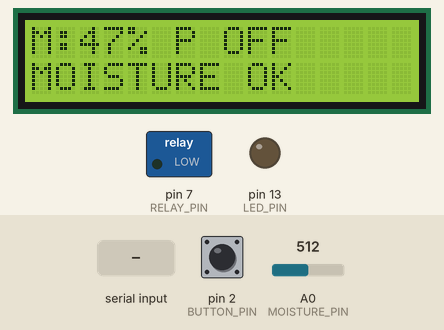
This sketch was run on a simulated Arduino Uno, built with avr-gcc and run on an emulated ATmega328P. On the bench: 16×2 character LCD, switched loads named in the sketch (green lamp = pin HIGH), output pins drawn as LEDs (lit = HIGH). The inputs (shaded band) are chosen by the test bench; at power-on: A0 (MOISTURE_PIN) = 512, pin 2 (BUTTON_PIN) HIGH. What the sketch prints to the serial monitor is not drawn.

Above: at 5.0 s.
5.1 s: "THRESHOLD:90\n" received over Serial
At 6.6 s:
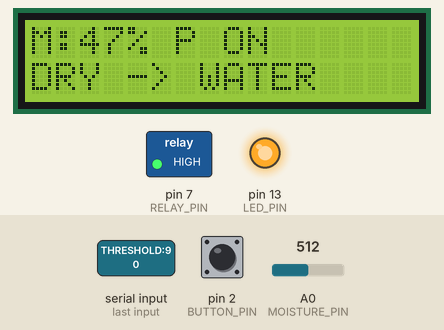
7.7 s: A0 (MOISTURE_PIN) set to 458
At 9.4 s:
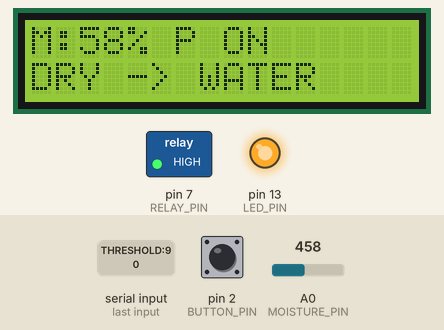
9.7 s: A0 (MOISTURE_PIN) set to 440
At 10.9 s:
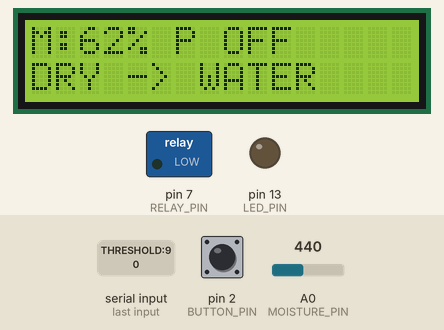
11.7 s: "THRESHOLD:\n" received over Serial
At 13.8 s:
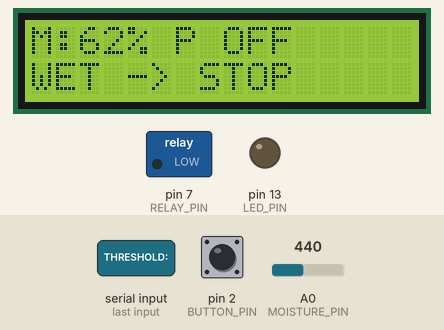
14.2 s: "PUMP_ON\n" received over Serial
At 14.7 s:
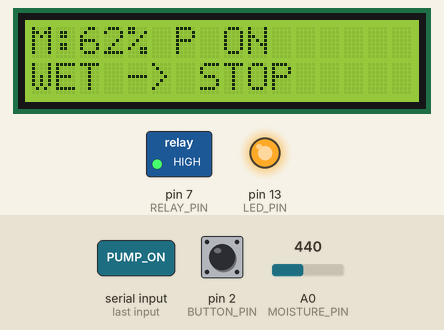
16.3 s: "SCREEN_STATS\n" received over Serial
At 16.9 s:
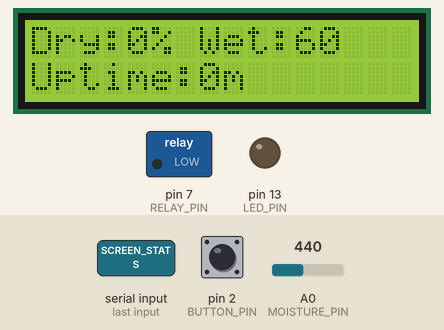
Timing chart, 0 to 19.3 s (numbered marks = the images above; inputs shaded):
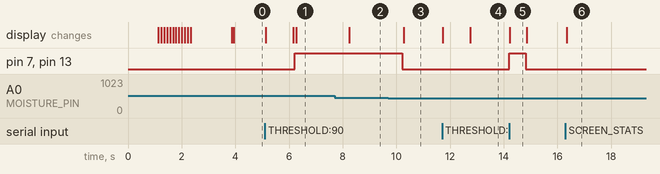

Measured:
- the behaviour switches between 451 and 450 on A0 (MOISTURE_PIN) (found by bisection; images 2 and 3)
- after the input at 5.1 s, pin 7 (RELAY_PIN), pin 13 (LED_PIN): LOW → HIGH after 1.1 s; the display: first changes at once (image 1 shows a later state)
- after the input at 7.7 s, the display: changes after 0.54 s (image 2)
- after the input at 9.7 s, pin 7 (RELAY_PIN), pin 13 (LED_PIN): HIGH → LOW after 0.51 s; the display: changes after 0.57 s (image 3)
- after the input at 11.7 s, the display: first changes at once (image 4 shows a later state)
- after the input at 14.2 s, pin 7 (RELAY_PIN), pin 13 (LED_PIN): LOW → HIGH at once, → LOW 0.60 s later; the display: changes at once (image 5)
- after the input at 16.3 s, the display: changes at once (image 6)

The sketch:

agroguard_irrigation.ino
```cpp
#include <Wire.h>
#include <LiquidCrystal_I2C.h>

LiquidCrystal_I2C lcd(0x27, 16, 2);  // try 0x3F if 0x27 fails

// Pin definitions
const int MOISTURE_PIN = A0;
const int RELAY_PIN = 7;
const int LED_PIN = 13;
const int BUTTON_PIN = 2;           // <-- NEW: button to change screen (optional)

int dryThresholdPercent = 30;
int wetThresholdPercent = 60;

const unsigned long READ_INTERVAL = 2000;      // read every 2 seconds (faster feedback)
const unsigned long PUMP_MAX_ON_MS = 3600000;  // <-- NEW: 1 hour max (instead of 10 sec)
const unsigned long PUMP_COOLDOWN_MS = 5000;   // 5 sec cooldown after stopping (prevents rapid cycling)

unsigned long lastRead = 0;
unsigned long pumpStartTime = 0;
unsigned long lastPumpStopTime = 0;

bool pumpOn = false;
int currentMoisturePercent = 50;

// Calibration
int sensorMinRaw = 1023, sensorMaxRaw = 0;
bool calibrated = false;
int calibrationSamples = 0;

// Pest & screen
String lastPest = "None";
int lastConfidence = 0;
int currentScreen = 0;  // 0=main, 1=stats, 2=about

// Button debounce
unsigned long lastButtonPress = 0;
const unsigned long DEBOUNCE_DELAY = 300;

// Serial buffer
String commandBuffer = "";

// ======================== LCD Helper ========================
void lcdPrintBoth(const char* line1, const char* line2 = "") {
  lcd.clear();
  lcd.setCursor(0, 0);
  lcd.print(line1);
  if (strlen(line2) > 0) {
    lcd.setCursor(0, 1);
    lcd.print(line2);
  }
}

void drawMoistureBar(int percent) {
  // Draw a simple text bar on the second line (e.g., "###----- 50%")
  lcd.setCursor(0, 1);
  int bars = map(percent, 0, 100, 0, 16);
  for (int i = 0; i < 16; i++) {
    lcd.print(i < bars ? '#' : '-');
  }
  lcd.setCursor(0, 0);
  lcd.print("Mois:");
  lcd.print(percent);
  lcd.print("%");
  lcd.print(" ");
  lcd.print(pumpOn ? "PMP ON" : "PMP OFF");
}

// ======================== Animations (no backlight flashing) ========================
void animateWelcome() {
  lcd.backlight();  // ensure backlight is on
  lcdPrintBoth("AgroGuard AI", "Initializing...");
  delay(1000);
  for (int i = 0; i <= 100; i += 10) {
    lcd.clear();
    lcd.setCursor(0, 0);
    lcd.print("Loading ");
    lcd.print(i);
    lcd.print("%");
    lcd.setCursor(0, 1);
    int bars = map(i, 0, 100, 0, 16);
    for (int j = 0; j < 16; j++) lcd.print(j < bars ? '#' : '-');
    delay(80);
  }
  lcdPrintBoth("System Ready!", "Protecting crops");
  delay(1500);
}

void animatePestAlert(String pest, int confidence) {
  // No backlight flashing – just show alert on LCD
  lcd.clear();
  lcd.setCursor(0, 0);
  lcd.print("!!! PEST !!!");
  lcd.setCursor(0, 1);
  lcd.print(pest);
  lcd.print(" ");
  lcd.print(confidence);
  lcd.print("%");
  delay(2000);
  // Redraw current screen
  if (currentScreen == 0) drawMainScreen();
  else if (currentScreen == 1) drawStatsScreen();
  else drawAboutScreen();
}

// ======================== Screens ========================
void drawMainScreen() {
  lcd.clear();
  lcd.setCursor(0, 0);
  lcd.print("M:");
  lcd.print(currentMoisturePercent);
  lcd.print("% ");
  lcd.print(pumpOn ? "P ON" : "P OFF");
  lcd.setCursor(0, 1);
  if (currentMoisturePercent < dryThresholdPercent)
    lcd.print("DRY -> WATER");
  else if (currentMoisturePercent >= wetThresholdPercent)
    lcd.print("WET -> STOP");
  else
    lcd.print("MOISTURE OK");
  // Show last pest on the right if space
  if (lastPest != "None" && lastConfidence > 0) {
    lcd.setCursor(10, 1);
    lcd.print(lastPest.substring(0,5));
  }
}

void drawStatsScreen() {
  lcd.clear();
  lcd.setCursor(0, 0);
  lcd.print("Dry:");
  lcd.print(dryThresholdPercent);
  lcd.print("% Wet:");
  lcd.print(wetThresholdPercent);
  lcd.setCursor(0, 1);
  lcd.print("Uptime:");
  lcd.print(millis() / 1000 / 60);
  lcd.print("m");
  // Stay on this screen until button press or 10 seconds
  unsigned long start = millis();
  while (millis() - start < 10000) {
    if (digitalRead(BUTTON_PIN) == LOW) break;
    delay(50);
  }
  currentScreen = 0;
  drawMainScreen();
}

void drawAboutScreen() {
  lcd.clear();
  lcd.setCursor(0, 0);
  lcd.print("AgroGuard AI v2");
  lcd.setCursor(0, 1);
  lcd.print("Smart Irrigation");
  delay(3000);
  currentScreen = 0;
  drawMainScreen();
}

// ======================== Pump & Sensor ========================
void setPump(bool on) {
  pumpOn = on;
  // Relay: active HIGH (change if your relay needs LOW)
  digitalWrite(RELAY_PIN, on ? HIGH : LOW);
  digitalWrite(LED_PIN, on ? HIGH : LOW);
  Serial.print("PUMP:"); Serial.println(on ? "ON" : "OFF");
  if (currentScreen == 0) drawMainScreen();
}

int readRawMoisture() {
  long sum = 0;
  for (int i=0; i<5; i++) { sum += analogRead(MOISTURE_PIN); delay(10); }
  return sum / 5;
}

void autoCalibrate(int raw) {
  if (!calibrated && calibrationSamples < 20) {
    if (raw < sensorMinRaw) sensorMinRaw = raw;
    if (raw > sensorMaxRaw) sensorMaxRaw = raw;
    calibrationSamples++;
    if (calibrationSamples >= 20) {
      calibrated = true;
      Serial.print("CAL: MIN="); Serial.print(sensorMinRaw);
      Serial.print(" MAX="); Serial.println(sensorMaxRaw);
      lcdPrintBoth("Calibrated!", "Ready");
      delay(1000);
      drawMainScreen();
    }
  }
}

int rawToPercent(int raw) {
  if (!calibrated) return map(constrain(raw, 250, 750), 750, 250, 0, 100);
  return constrain(map(raw, sensorMinRaw, sensorMaxRaw, 0, 100), 0, 100);
}

// ======================== Irrigation Logic (continuous pump) ========================
void manageIrrigation(int pct) {
  unsigned long now = millis();

  // Safety: stop pump only if it runs longer than allowed (now 1 hour)
  if (pumpOn && (now - pumpStartTime >= PUMP_MAX_ON_MS)) {
    Serial.println("SAFETY: PUMP TIMEOUT (1 hour)");
    setPump(false);
    lastPumpStopTime = now;
  }

  bool cooldownOk = (now - lastPumpStopTime >= PUMP_COOLDOWN_MS);

  // Start pump if dry and cooldown finished
  if (!pumpOn && pct < dryThresholdPercent && cooldownOk) {
    Serial.println("SOIL_DRY -> PUMP ON");
    setPump(true);
    pumpStartTime = now;
  }
  // Stop pump if wet
  else if (pumpOn && pct >= wetThresholdPercent) {
    Serial.println("SOIL_WET -> PUMP OFF");
    setPump(false);
    lastPumpStopTime = now;
  }
}

// ======================== Serial & Button Handling ========================
void handleSerialCommands() {
  while (Serial.available()) {
    char c = Serial.read();
    if (c == '\n') {
      commandBuffer.trim();
      if (commandBuffer == "PUMP_ON") { setPump(true); pumpStartTime = millis(); Serial.println("ACK:PUMP_ON"); }
      else if (commandBuffer == "PUMP_OFF") { setPump(false); lastPumpStopTime = millis(); Serial.println("ACK:PUMP_OFF"); }
      else if (commandBuffer == "STATUS") Serial.println("AGROGUARD:READY");
      else if (commandBuffer == "SCREEN_STATS") { drawStatsScreen(); currentScreen = 1; }
      else if (commandBuffer == "SCREEN_ABOUT") { drawAboutScreen(); currentScreen = 2; }
      else if (commandBuffer == "SCREEN_MAIN") { currentScreen = 0; drawMainScreen(); }
      else if (commandBuffer.startsWith("PEST:")) {
        String data = commandBuffer.substring(5);
        int comma = data.indexOf(',');
        if (comma > 0) {
          lastPest = data.substring(0, comma);
          lastConfidence = data.substring(comma + 1).toInt();
          animatePestAlert(lastPest, lastConfidence);
          if (currentScreen == 0) drawMainScreen();
        }
      }
      else if (commandBuffer.startsWith("THRESHOLD:")) {
        dryThresholdPercent = commandBuffer.substring(10).toInt();
        Serial.print("THRESHOLD_SET:"); Serial.println(dryThresholdPercent);
        lcdPrintBoth("Threshold set", (String(dryThresholdPercent) + "% dry").c_str());
        delay(1000);
        drawMainScreen();
      }
      commandBuffer = "";
    } else commandBuffer += c;
  }
}

void handleButton() {
  if (digitalRead(BUTTON_PIN) == LOW && (millis() - lastButtonPress > DEBOUNCE_DELAY)) {
    lastButtonPress = millis();
    currentScreen = (currentScreen + 1) % 3;
    switch(currentScreen) {
      case 1: drawStatsScreen(); break;
      case 2: drawAboutScreen(); break;
      default: drawMainScreen();
    }
  }
}

// ======================== Setup ========================
void setup() {
  Serial.begin(9600);
  pinMode(RELAY_PIN, OUTPUT);
  pinMode(LED_PIN, OUTPUT);
  pinMode(BUTTON_PIN, INPUT_PULLUP);  // internal pull-up, button to GND
  setPump(false);

  lcd.init();
  lcd.backlight();          // keep backlight ON permanently
  lcd.clear();
  animateWelcome();
  drawMainScreen();
  Serial.println("AGROGUARD:READY");
}

// ======================== Loop ========================
void loop() {
  handleSerialCommands();
  handleButton();           // <-- NEW: manual screen switching

  unsigned long now = millis();
  if (now - lastRead >= READ_INTERVAL) {
    lastRead = now;
    int raw = readRawMoisture();
    autoCalibrate(raw);
    int pct = rawToPercent(raw);
    currentMoisturePercent = pct;
    Serial.print("MOISTURE,"); Serial.print(raw); Serial.print(","); Serial.println(pct);
    manageIrrigation(pct);
    if (currentScreen == 0) drawMainScreen();
  }
}
```
